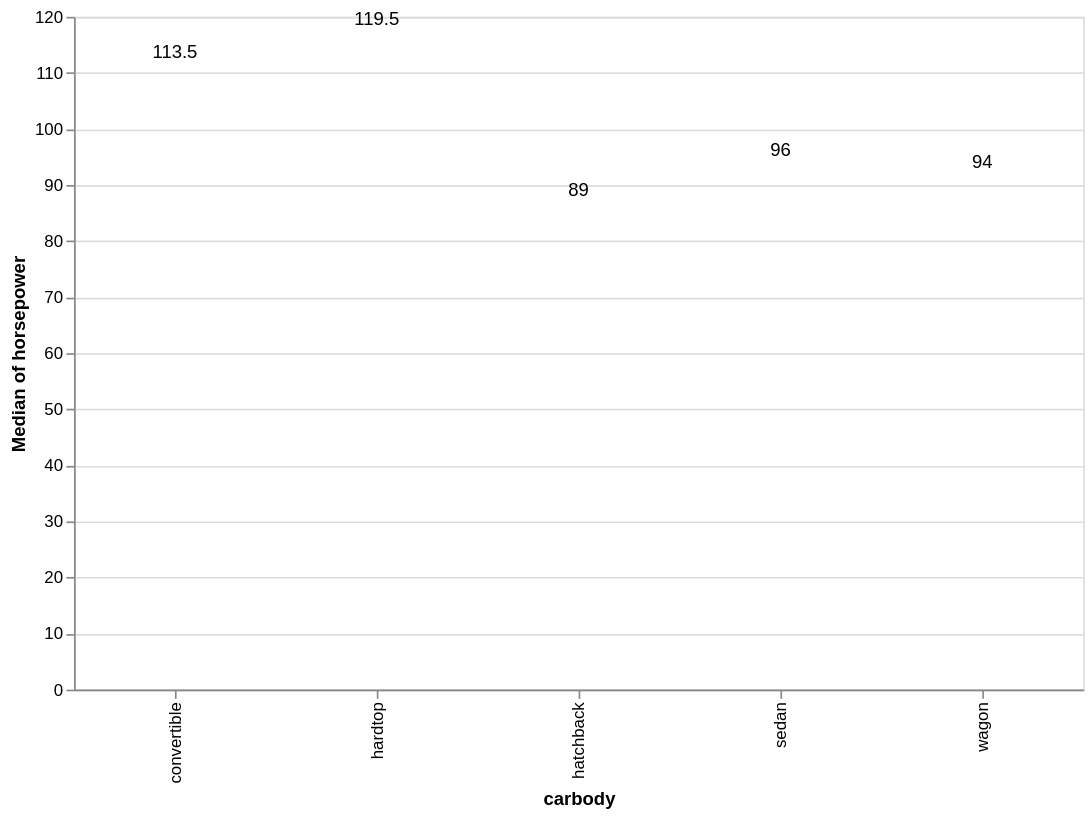

The cell this chart's notebook holds for it:
### Code cell
# text not bar graph

text = bar_chart.mark_text().encode(
    text='median(horsepower):Q'
)

text

### Figure 1 — Vega-Lite specification as saved in the notebook (floating-point values rounded to 4 significant figures; data arrays with more than 128 entries replaced by an {"elided": "..."} marker saying what was removed)
{"config": {"view": {"continuousWidth": 300, "continuousHeight": 300}}, "data": {"name": "data-1bed9fbf2600d9190696f48c3511329a"}, "mark": {"type": "text"}, "encoding": {"text": {"aggregate": "median", "field": "horsepower", "type": "quantitative"}, "x": {"field": "carbody", "type": "nominal"}, "y": {"aggregate": "median", "field": "horsepower", "type": "quantitative"}}, "height": 400, "width": 600, "$schema": "https://vega.github.io/schema/vega-lite/v6.1.0.json", "datasets": {"data-1bed9fbf2600d9190696f48c3511329a": {"elided": "205 records"}}}
